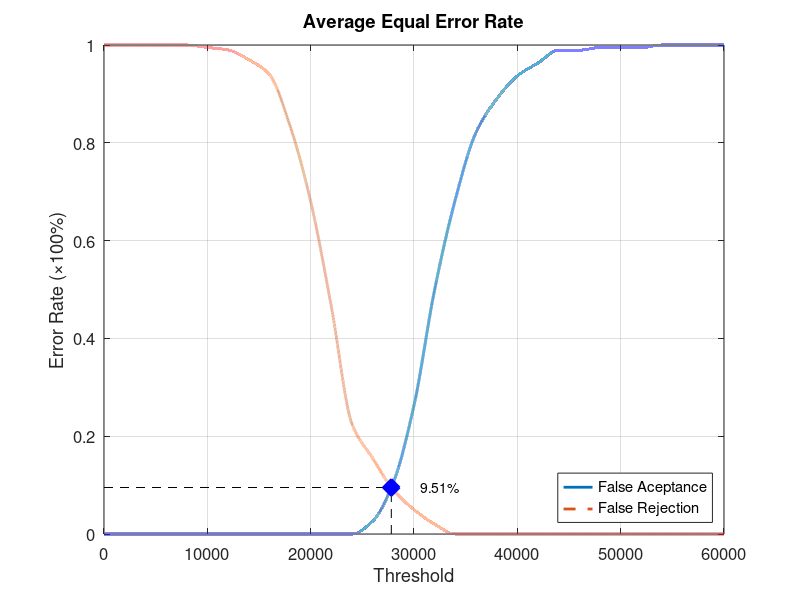
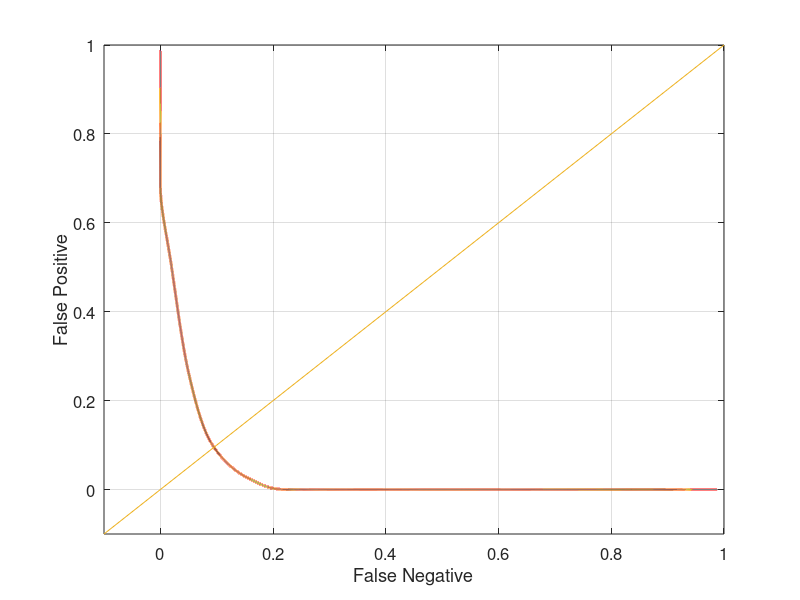

Recreate these plots in MATLAB, in order.
function yEER = Database4_1
close all;
clear;
clc;
x = 0:2000:60000;
xq = 0:0.5:60000;

y0 = [0 0 0 0 0 0 0 0 0 0 0 0 0 0.0263158 0.105263 0.263158 0.5 0.684211 0.821053 0.889474 0.936842 0.963158 0.989474 0.989474 0.994737 0.994737 0.994737 1 1 1 1];
yy0 = interp1(x, y0, xq, 'pchip');
y1 = [1 1 1 1 1 0.995 0.99 0.97 0.94 0.835 0.68 0.465 0.225 0.155 0.09 0.05 0.02 0 0 0 0 0 0 0 0 0 0 0 0 0 0];
yy1 = interp1(x, y1, xq, 'pchip');

% Calculating EER: 
y2 = abs(y0 - y1);
find(y2 == min(y2))
yy2 = abs(yy0 - yy1);
xEER = find(yy2 == min(yy2));
xEERIndex = xq(xEER) % X-axis EER
yEER = yy0(xEER) % Y-axis EER

main = figure
plot(xq, yy0,'-','LineWidth', 2);	hold on
plot(xq, yy1,'--','LineWidth', 2);	hold on
plot([xEERIndex xEERIndex], [0 yEER], 'k--');	hold on
plot([0 xEERIndex], [yEER yEER], 'k--');	hold on
plot(xEERIndex, yEER, 'bx', 'LineWidth', 10);	hold on
text(xEERIndex + 10 * xEERIndex / 100, yEER, [num2str(round((10000 * yEER)) / 100) '%'])
legend('False Aceptance', 'False Rejection', 'Location', 'SouthEast')
xlabel('Threshold')
ylabel('Error Rate (\times100%)')
title('Average Equal Error Rate')
set(gca, 'FontSize', 12)
axis([0 60000 0 1])
grid on

print(main, 'Database4_1Main', '-dpng');
FNRxFPR = figure('Color', [1 1 1]);
plot(yy1, yy0, '-', yy1, yy0, 'LineWidth', 2);
hold on
y = -0.1:0.1:1
plot(y, y); 
set(gca, 'FontSize', 12)
xlabel('False Negative')
ylabel('False Positive')
axis([-0.1 1 -0.1 1])
set(gca, 'FontSize', 12)
grid on

print(FNRxFPR, 'Database4_1FNRxFPR','-dpng');
end
